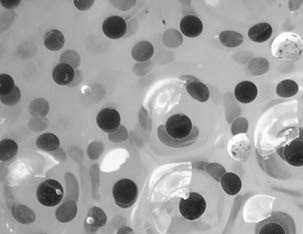
#> input picture COMP9517/Assignment1/images/image3.jpg, 303 x 234 px; its folder holds only this picture in this run
$ python -i assignment1_1_adaptive.py   (imports and definitions only)
#> lines starting #> are read from the running program, lines starting #| are printed output that depends on the picture; after the words box and inside, x2 and y2 are one past the last pixel; in counts of white or black regions, pixels touching at a corner belong together
import cv2
import numpy as np
from matplotlib import pyplot as plt
def part1_adaptive(img_path,median_blur=False,GaussianBlur=False):
#> called with img_path = 'image3.jpg', median_blur = False, GaussianBlur = False
	img = cv2.imread(img_path,0)
#> img is the input picture: shape (234, 303); min 22, max 255, mean 159.2
	if(median_blur):
		img= cv2.medianBlur(img,median_blur)
	if(GaussianBlur):
		img= cv2.GaussianBlur(img,(GaussianBlur[0],GaussianBlur[1]),GaussianBlur[2])

	ret , th1 = cv2.threshold(img,170,255,cv2.THRESH_BINARY)
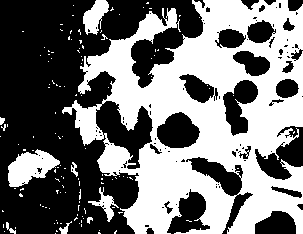
#> th1: shape (234, 303); 45.8% white; 128 white regions (119 under 20 px), largest, box (x1, y1, x2, y2) and area: (62, 0, 303, 234) 29914, (8, 149, 60, 187) 1162, (83, 0, 109, 35) 536
	th2 = cv2.adaptiveThreshold(img,255,cv2.ADAPTIVE_THRESH_MEAN_C , cv2.THRESH_BINARY,11,2 )
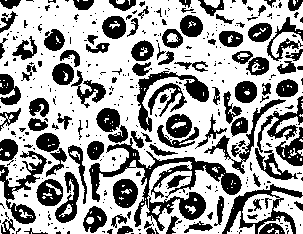
#> th2: shape (234, 303); 62.7% white; 388 black regions (283 under 20 px), largest, box (x1, y1, x2, y2) and area: (89, 138, 242, 231) 3266, (222, 184, 303, 234) 1085, (137, 71, 209, 132) 1049
	th3 = cv2.adaptiveThreshold(img,255,cv2.ADAPTIVE_THRESH_GAUSSIAN_C , cv2.THRESH_BINARY,11,2)
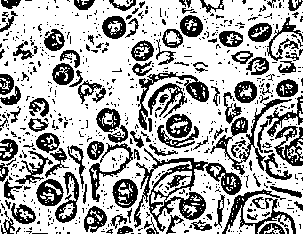
#> th3: shape (234, 303); 67.5% white; 726 black regions (613 under 20 px), largest, box (x1, y1, x2, y2) and area: (134, 148, 242, 232) 2137, (210, 99, 292, 175) 909, (222, 189, 296, 234) 832

	titles = ['original image' , 'global','Adaptive mean thresholding',
	          'adaptive gaussian thresholding']
	images = [img,th1,th2,th3]

	for i in range(4):
	    plt.subplot(2,3,i+1),plt.imshow(images[i],'gray')
	    plt.title(titles[i])
	    plt.xticks([]),plt.yticks([])

	plt.show()
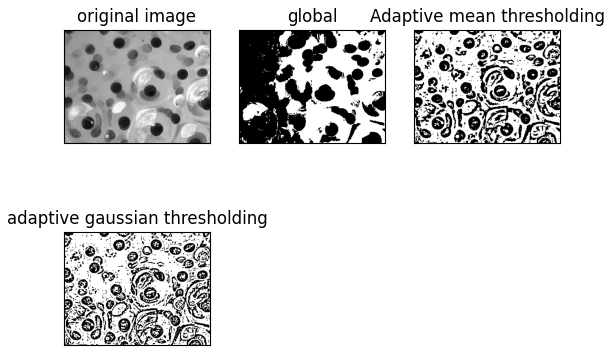
#> figure drawn by matplotlib, 4 panels

>>> result = part1_adaptive('image3.jpg')
